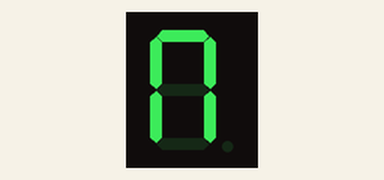
This sketch was run on a simulated Arduino Uno, built with avr-gcc and run on an emulated ATmega328P. Shown: 1-digit seven-segment display. Wiring (inferred from the names in the program): 1-digit 7-segment display, segments lit when HIGH: segments pin 2, pin 3, pin 4, pin 5, pin 6, pin 7, pin 8, pin 9. The segment pins are drawn as the display they are named for.

Above: at 0.1 s.
At 1.1 s:
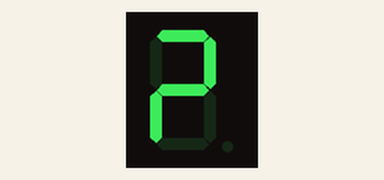
At 2.6 s:
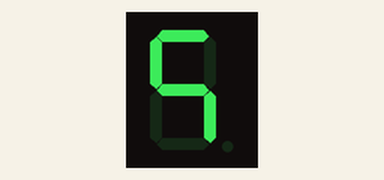
At 4.1 s:
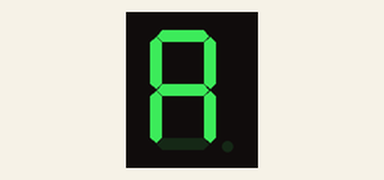
At 5.6 s:
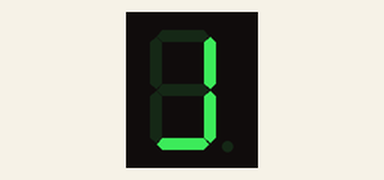
At 10.6 s:
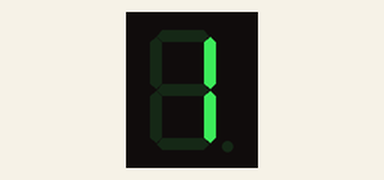

The sketch:

7_Segment_Counting.ino
```cpp
const byte pinA = 2;
const byte pinB = 3;
const byte pinC = 4;
const byte pinD = 5;
const byte pinE = 6;
const byte pinF = 7;
const byte pinG = 8;
const byte pinDP = 9;

const int DISPLAY_SIZE = 8;
const byte segments[DISPLAY_SIZE] = {
  pinA, pinB, pinC, pinD, pinE, pinF, pinG, pinDP
};

const byte digits[][7] = {
  {1, 1, 1, 1, 1, 1, 0}, // 0
  {0, 1, 1, 0, 0, 0, 0}, // 1
  {1, 1, 0, 1, 1, 0, 1}, // 2
  {1, 1, 1, 1, 0, 0, 1}, // 3
  {0, 1, 1, 0, 0, 1, 1}, // 4
  {1, 0, 1, 1, 0, 1, 1}, // 5
  {1, 0, 1, 1, 1, 1, 1}, // 6
  {1, 1, 1, 0, 0, 0, 0}, // 7
  {1, 1, 1, 1, 1, 1, 1}, // 8
  {1, 1, 1, 1, 0, 1, 1}, // 9
};

byte currentDigit = 0;
byte dotState = 0;

void clearDisplay() {
  for (int i = 0; i < DISPLAY_SIZE; ++i) {
    digitalWrite(segments[i], LOW);
  }
}

void displayDigit(byte digit) {
  byte* line = digits[digit];
  for (int i = 0; i < DISPLAY_SIZE - 1; ++i) {
    byte segment = segments[i];
    byte state = line[i];

    digitalWrite(segment, state);
  }

  digitalWrite(pinD, dotState);
}

void setup() {
  for (int i = 0; i < DISPLAY_SIZE; ++i) {
    byte segment = segments[i];
    pinMode(segment, OUTPUT);
  }
}

void loop() {
  clearDisplay();
  displayDigit(currentDigit);

  delay(500);

  ++currentDigit;

  if (currentDigit == 10) {
    currentDigit = 0;
    dotState = !dotState;
  }
}
```

Measured:
- by itself, everything shown: repeats every 10.0 s, in 20 steps
- what the display in image 1 shows lasts 0.5 s, from 1.0 s to 1.5 s
